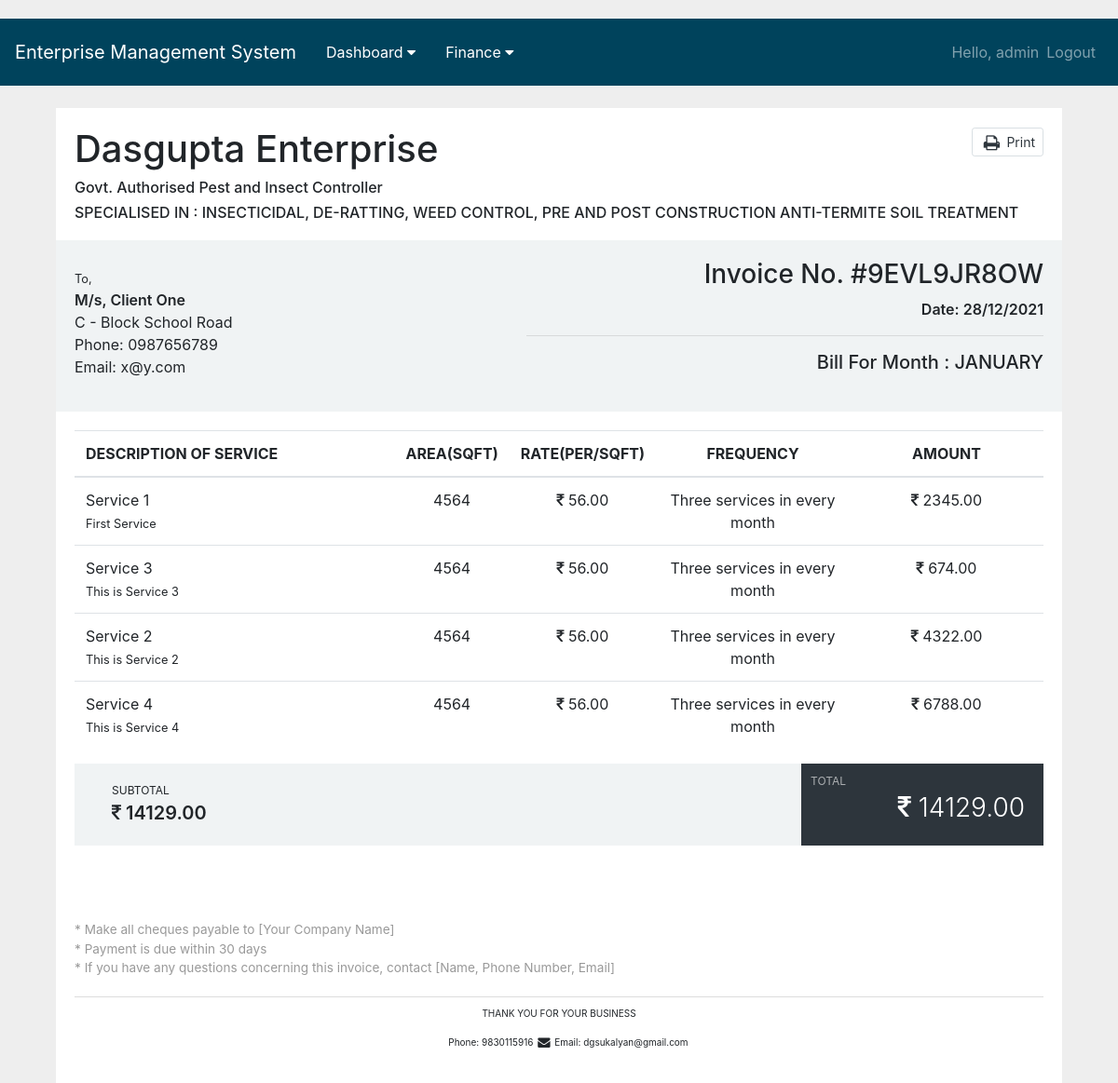
Screenshot of /order/invoice/1/ (signed in) with the database file from the repository.
### order/models.py (models this page shows, shortened)
class Order(models.Model):
    STATUS = (
        ('Pending', 'Pending'),
        ('Paid', 'Paid'),
    )
    CSR_value = (
        (True, 'Paid'),
        (False, 'Not Paid'),
    )
    MONTH = (
        ('JANUARY', 'JANUARY'),
        ('FEBRUARY', 'FEBRUARY'),
        ('MARCH', 'MARCH'),
        ('APRIL', 'APRIL'),
        ('MAY', 'MAY'),
        ('JUNE', 'JUNE'),
        ('JULY', 'JULY'),
        ('AUGUST', 'AUGUST'),
        ('SEPTEMBER', 'SEPTEMBER'),
        ('OCTOBER', 'OCTOBER'),
        ('NOVEMBER', 'NOVEMBER'),
        ('DECEMBER', 'DECEMBER'),
    )
    order_id = models.CharField(max_length=120, null=True, blank=True)
    client = models.ForeignKey(Client, null=True, on_delete=models.CASCADE)
    company = models.ForeignKey(Company, null=True, on_delete=models.CASCADE)
    sub_client = models.CharField(max_length=120, null=True, blank=True)
    service_1 = models.ForeignKey(Service, null=True, on_delete=models.CASCADE, related_name='service_1')
    rate_1 = models.DecimalField(default=0.00, max_digits=10, decimal_places=2)
    service_2 = models.ForeignKey(Service, null=True, on_delete=models.CASCADE, related_name='service_2')
    rate_2 = models.DecimalField(default=0.00, max_digits=10, decimal_places=2)
    service_3 = models.ForeignKey(Service, null=True, on_delete=models.CASCADE, related_name='service_3')
    rate_3 = models.DecimalField(default=0.00, max_digits=10, decimal_places=2)
    service_4 = models.ForeignKey(Service, null=True, on_delete=models.CASCADE, related_name='service_4')
    rate_4 = models.DecimalField(default=0.00, max_digits=10, decimal_places=2)
    upload_document = models.FileField(upload_to="document_uploaded/", blank=True)
    work_order_period = models.CharField(max_length=100, null=True)
    invoice_for_month = models.CharField(max_length=100, default='JAN', choices=MONTH)
    date = models.CharField(max_length=20, null=True)
    frequency = models.CharField(max_length=100, null=True)
    bill_raised = models.CharField(max_length=100, null=True)
    area = models.IntegerField(default=0)
    rate = models.DecimalField(default=0.00, max_digits=10, decimal_places=2)
    payment = models.CharField(max_length=100, default='Pending', choices=STATUS)
    payment_details = models.CharField(max_length=100, null=True)
    payment_date = models.DateField(blank=True, null=True)
    bank_transfer = models.BooleanField(default=False)
    TDS = models.IntegerField(default=0)
    CSR = models.IntegerField(default=0)
    csr_status = models.BooleanField(default=False, choices=CSR_value)
    total = models.DecimalField(default=0.00, max_digits=10, decimal_places=2)
    challan_text = models.TextField(max_length=200, null=True)
    remark = models.TextField(max_length=200, null=True)
    timestamp = models.DateTimeField(auto_now_add=True, null=True)

### company/models.py (models this page shows, shortened)
class Company(models.Model):
    name = models.CharField(max_length=100, null=True)
    timestamp = models.DateTimeField(auto_now_add=True, null=True)

### client/models.py (models this page shows, shortened)
class Client(models.Model):
    company = models.ForeignKey(Company, null=True, on_delete=models.CASCADE)
    name = models.CharField(max_length=100, null=True)
    phone = models.CharField(max_length=20, null=True)
    email = models.EmailField()
    address = models.TextField(max_length=200, null=True)
    timestamp = models.DateTimeField(auto_now_add=True, null=True)

### service/models.py (models this page shows)
class Service(models.Model):
    name = models.CharField(max_length=100, null=True)
    company = models.ForeignKey(Company, null=True, on_delete=models.CASCADE)
    description = models.TextField(max_length=200, null=True)
    timestamp = models.DateTimeField(auto_now_add=True, null=True)
    def __str__(self):
        return self.name

### order/views.py (the view)
# urls.py: path('invoice/<int:pk>/', views.invoice_detail_page, name='invoice_detail_view'),
@login_required(login_url='login')
def invoice(request, pk):
    order_obj = Order.objects.get(id=pk)
    context = {
        "order_obj": order_obj,
    }
    return render(request, 'invoice.html', context)

### templates/invoice.html (shortened to what this page needs)
{% extends 'base.html' %}
{% load static %}
{% block content %}
<link href="https://maxcdn.bootstrapcdn.com/font-awesome/4.3.0/css/font-awesome.min.css" rel="stylesheet">
<link rel="stylesheet" type="text/css" href='{% static "css/invoice.css" %}'>
<br>
<div class="container">
   <div class="col-md-12">
      <div class="invoice">
         <div class="invoice-company text-inverse f-w-600">
            <span class="pull-right hidden-print">
            <a href="javascript:;" onclick="window.print()" class="btn btn-sm btn-white m-b-10 p-l-5"><i class="fa fa-print t-plus-1 fa-fw fa-lg"></i> Print</a>
            </span>
            <h1>{{ order_obj.company.name }}</h1>
            <h6>Govt. Authorised Pest and Insect Controller</h6>
            <h6>SPECIALISED IN : INSECTICIDAL, DE-RATTING, WEED CONTROL, PRE AND POST CONSTRUCTION ANTI-TERMITE SOIL TREATMENT</h6>
         </div>
         <div class="invoice-header">
            <div class="invoice-from">
               <small>To,</small>
               <address class="m-t-5 m-b-5">
                  <strong class="text-inverse">M/s, {{ order_obj.client.name }}</strong><br>
                  {{ order_obj.client.address }}<br>
                  Phone: {{ order_obj.client.phone }}<br>
                  Email: {{ order_obj.client.email }}
               </address>
            </div>
            <div class="invoice-date">
               <h3>Invoice No. #{{ order_obj.order_id }}</h3>
               <div class="date text-inverse m-t-5">Date: {{ order_obj.date }}</div>
               <hr>
               <h5>Bill For Month : {{ order_obj.invoice_for_month }}</h5>
            </div>
         </div>
         <div class="invoice-content">
            <div class="table-responsive">
               <table class="table table-invoice">
                  <thead>
                     <tr>
                        <th>DESCRIPTION OF SERVICE</th>
                        <th class="text-center" width="10%">AREA(SQFT)</th>
                        <th class="text-center" width="10%">RATE(PER/SQFT)</th>
                        <th class="text-center" width="20%">FREQUENCY</th>
                        <th class="text-center" width="20%">AMOUNT</th>
                     </tr>
                  </thead>
                  <tbody>
                     <tr>
                        <td>
                           <span class="text-inverse">{{ order_obj.service_1 }}</span><br>
                           <small>{{ order_obj.service_1.description }}</small>
                        </td>
                        <td class="text-center">{{ order_obj.area }}</td>
                        <td class="text-center"><i class="fa fa-inr" aria-hidden="true"></i>&nbsp;{{ order_obj.rate }}</td>
                        <td class="text-center">{{ order_obj.frequency }}</td>
                        <td class="text-center"><i class="fa fa-inr" aria-hidden="true"></i>&nbsp;{{ order_obj.rate_1 }}</td>
                     </tr>
                     <tr>
                        <td>
                           <span class="text-inverse">{{ order_obj.service_2 }}</span><br>
                           <small>{{ order_obj.service_2.description }}</small>
                        </td>
                        <td class="text-center">{{ order_obj.area }}</td>
                        <td class="text-center"><i class="fa fa-inr" aria-hidden="true"></i>&nbsp;{{ order_obj.rate }}</td>
                        <td class="text-center">{{ order_obj.frequency }}</td>
                        <td class="text-center"><i class="fa fa-inr" aria-hidden="true"></i>&nbsp;{{ order_obj.rate_2 }}</td>
                     </tr>
                     <tr>
                        <td>
                           <span class="text-inverse">{{ order_obj.service_3 }}</span><br>
                           <small>{{ order_obj.service_3.description }}</small>
                        </td>
                        <td class="text-center">{{ order_obj.area }}</td>
                        <td class="text-center"><i class="fa fa-inr" aria-hidden="true"></i>&nbsp;{{ order_obj.rate }}</td>
                        <td class="text-center">{{ order_obj.frequency }}</td>
                        <td class="text-center"><i class="fa fa-inr" aria-hidden="true"></i>&nbsp;{{ order_obj.rate_3 }}</td>
                     </tr>
                     <tr>
                        <td>
                           <span class="text-inverse">{{ order_obj.service_4 }}</span><br>
                           <small>{{ order_obj.service_4.description }}</small>
                        </td>
                        <td class="text-center">{{ order_obj.area }}</td>
                        <td class="text-center"><i class="fa fa-inr" aria-hidden="true"></i>&nbsp;{{ order_obj.rate }}</td>
                        <td class="text-center">{{ order_obj.frequency }}</td>
                        <td class="text-center"><i class="fa fa-inr" aria-hidden="true"></i>&nbsp;{{ order_obj.rate_4 }}</td>
                     </tr>
                  </tbody>
               </table>
            </div>
            <div class="invoice-price">
               <div class="invoice-price-left">
                  <div class="invoice-price-row">
                     <div class="sub-price">
                        <small>SUBTOTAL</small>
                        <span class="text-inverse"><i class="fa fa-inr" aria-hidden="true"></i>&nbsp;{{ order_obj.total }}</span>
                     </div>
                  </div>
               </div>
               <div class="invoice-price-right">
                  <small>TOTAL</small> <span class="f-w-600"><i class="fa fa-inr" aria-hidden="true"></i>&nbsp;{{ order_obj.total }}</span>
               </div>
            </div>
         </div>
         <div class="invoice-note">
            * Make all cheques payable to [Your Company Name]<br>
            * Payment is due within 30 days<br>
            * If you have any questions concerning this invoice, contact  [Name, Phone Number, Email]
         </div>
         <div class="invoice-footer">
            <p class="text-center m-b-5 f-w-600">
               THANK YOU FOR YOUR BUSINESS
            </p>
            <p class="text-center">
               <span class="m-r-10"> Phone: 9830115916</span>
               <span class="m-r-10"><i class="fa fa-fw fa-lg fa-envelope"></i> Email: dgsukalyan@gmail.com</span>
            </p>
         </div>
      </div>
   </div>
</div>
{% endblock%}

### templates/navbar.html (shortened to what this page needs)
<nav class="navbar navbar-expand-lg navbar-dark" style="background-color: #00435c;">
  <a class="navbar-brand" href="{% url 'home' %}">Enterprise Management System</a>
  <div class="collapse navbar-collapse" id="navbarNav">
    <ul class="navbar-nav mr-auto">
      <div class="dropdown">
        <button class="dropbtn">Dashboard
          <i class="fa fa-caret-down"></i>
        </button>
      </div>
      <div class="dropdown">
        <button class="dropbtn">Finance
          <i class="fa fa-caret-down"></i>
        </button>
      </div>
    </ul>
    <ul class="navbar-nav ml-auto">
      {% if request.user.is_authenticated %}
        <li class="nav-item">
          <span class="navbar-text">Hello, {{ request.user }}</span>
        </li>
        <li class="nav-item">
          <a class="nav-link" href="{% url 'logout' %}" >Logout</a>
        </li>
      {% endif %}
    </ul>
  </div>
</nav>

### static/css/main.css (style rules this page uses)
body { background-color: #ebeff5; }
.dropbtn { background-color: #00435c; color: white; padding: 16px; font-size: 16px; border: none; }
.dropdown { position: relative; display: inline-block; }

### static/css/invoice.css (style rules this page uses)
body { margin-top:20px; background:#eee; }
.invoice { background: #fff; padding: 20px }
.invoice-company { font-size: 20px }
.invoice-header { margin: 0 -20px; background: #f0f3f4; padding: 20px }
.invoice-date, .invoice-from, .invoice-to { display: table-cell; width: 1% }
.invoice-from, .invoice-to { padding-right: 20px }
.invoice-date .date, .invoice-from strong, .invoice-to strong { font-size: 16px; font-weight: 600 }
.invoice-date { text-align: right; padding-left: 20px }
.invoice-price { background: #f0f3f4; display: table; width: 100% }
.invoice-price .invoice-price-left, .invoice-price .invoice-price-right { display: table-cell; padding: 20px; font-size: 20px; font-weight: 600; width: 75%; position: relative; vertical-align: middle }
.invoice-price .invoice-price-left .sub-price { display: table-cell; vertical-align: middle; padding: 0 20px }
.invoice-price small { font-size: 12px; font-weight: 400; display: block }
.invoice-price .invoice-price-row { display: table; float: left }
.invoice-price .invoice-price-right { width: 25%; background: #2d353c; color: #fff; font-size: 28px; text-align: right; vertical-align: bottom; font-weight: 300 }
.invoice-price .invoice-price-right small { display: block; opacity: .6; position: absolute; top: 10px; left: 10px; font-size: 12px }
.invoice-footer { border-top: 1px solid #ddd; padding-top: 10px; font-size: 10px }
.invoice-note { color: #999; margin-top: 80px; font-size: 85% }
.invoice>div:not(.invoice-footer) { margin-bottom: 20px }
.btn.btn-white, .btn.btn-white.disabled, .btn.btn-white.disabled:focus, .btn.btn-white.disabled:hover, .btn.btn-white[disabled], .btn.btn-white[disabled]:focus, .btn.btn-white[disabled]:hover { color: #2d353c; background: #fff; border-color: #d9dfe3; }

### rows the page displays
Order: company.name "Dasgupta Enterprise", client.name "Client One", client.address "C - Block School Road", client.phone "0987656789", client.email "x@y.com", order_id "9EVL9JR8OW", date "28/12/2021", invoice_for_month "JANUARY", service_1 "Service 1", service_1.description "First Service", area "4564", rate "56.00", frequency "Three services in every month", rate_1 "2345.00", service_2 "Service 3", service_2.description "This is Service 3", rate_2 "674.00", service_3 "Service 2", service_3.description "This is Service 2", rate_3 "4322.00", service_4 "Service 4", service_4.description "This is Service 4", rate_4 "6788.00", total "14129.00"

### other values shown
{{ request.user }} "admin"
